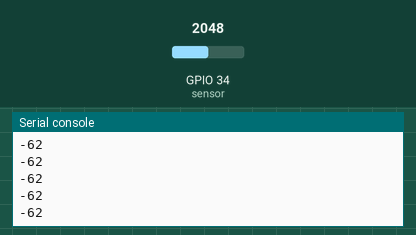
The program below on a simulated ESP32 board running MicroPython. Shown: the last lines printed to the serial console. The test bench sets the inputs (shaded band); at power-on: GPIO 34 (sensor) = 2048 (analog values on the 0–4095 scale).

Above: at 1.2 s.
1.3 s: GPIO 34 (sensor) set to 2866
At 1.42 s:
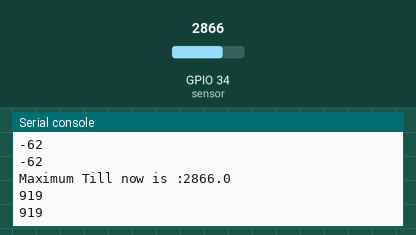
2.8 s: GPIO 34 (sensor) set to 3603
At 2.83 s:
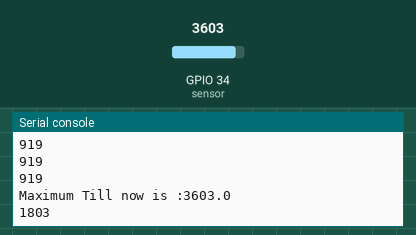
Timing chart, 0 to 5.8 s (numbered marks = the images above; inputs shaded):
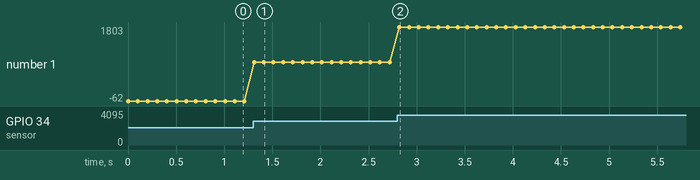

The program:

FlexSensor.py
```python
from machine import Pin
from machine import ADC
import time
samples=10

sensor=ADC(Pin(34))

#set the ADC to 3.3v range
sensor.atten(ADC.ATTN_11DB)

#set the ADC division to 4096
sensor.width(ADC.WIDTH_12BIT)

minimum=4096
maximum=0

while(1):
    sum=0
    for i in range(samples):
        sensorValue=sensor.read()
        sum=sum+sensorValue
    avgvalue=sum/samples

    if(avgvalue > maximum):
        maximum=avgvalue
        print("Maximum Till now is :" + str(maximum))
    if(avgvalue< minimum):
        minimum=avgvalue
        print("Minimum Till now is :" + str(minimum))

    servoAngle=int(1.2 * avgvalue - 2520)
    print(servoAngle)


    #print(avgvalue)
    time.sleep(0.1)
```

Measured:
- after the input at 1.3 s, the serial console: prints a new line at once (image 1)
- after the input at 2.8 s, the serial console: prints a new line at once (image 2)
- plotted number 1: -62 → 919 after the input at 1.3 s, 919 → 1803 after the input at 2.8 s
